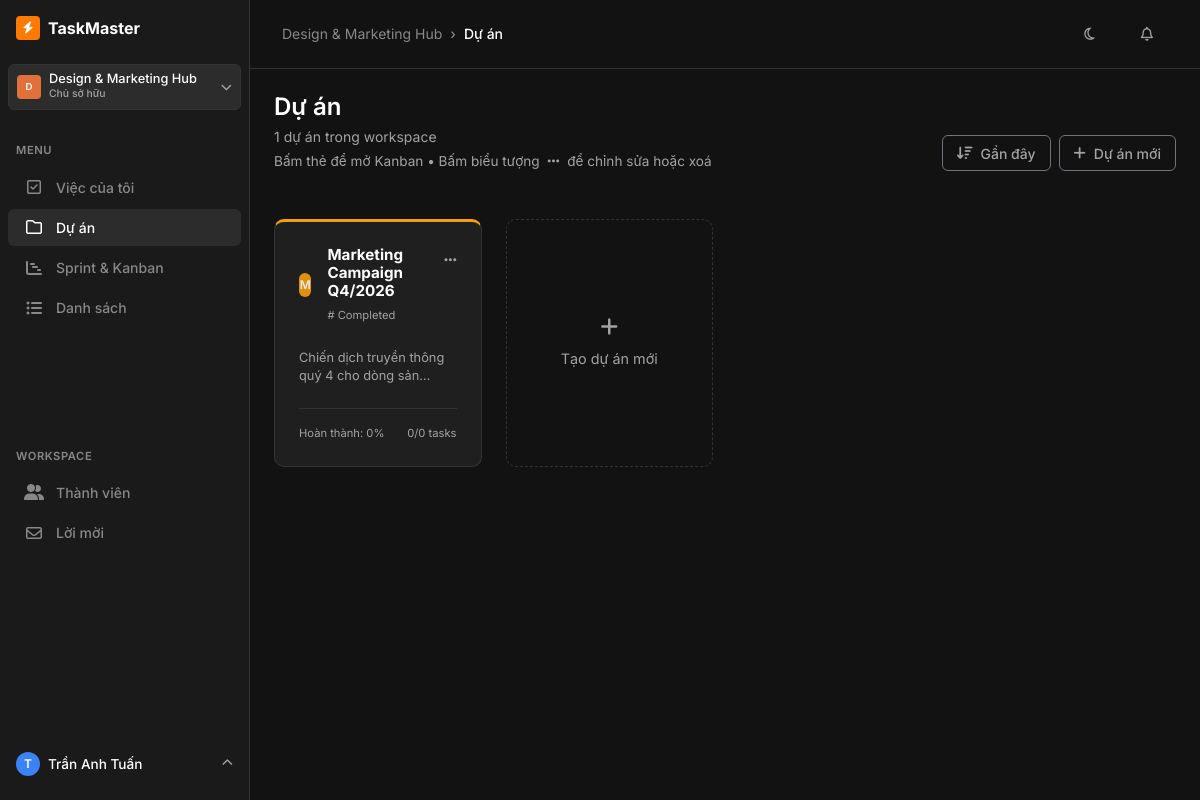
/projects (signed in), run on the app's committed database.
### tables this page shows
CREATE TABLE users (
    id           TEXT PRIMARY KEY,                    -- UUID v7
    username     TEXT UNIQUE NOT NULL,
    email        TEXT UNIQUE NOT NULL,
    password_hash TEXT NOT NULL,
    fullname     TEXT NOT NULL,
    avatar_url   TEXT,
    is_active    INTEGER NOT NULL DEFAULT 1,          -- 1=active, 0=disabled
    created_at   TEXT NOT NULL,                       -- ISO-8601 UTC
    updated_at   TEXT NOT NULL
);

CREATE TABLE projects (
    id              TEXT PRIMARY KEY,                 -- UUID v7
    workspace_id    TEXT NOT NULL REFERENCES workspaces(id) ON DELETE CASCADE,
    name            TEXT NOT NULL,
    description     TEXT,
    color           TEXT NOT NULL DEFAULT '#4f46e5', -- Hex color
    status          TEXT NOT NULL DEFAULT 'Active'
                        CHECK(status IN ('Active','Archived','Completed')),
    created_by      TEXT NOT NULL REFERENCES users(id),
    created_at      TEXT NOT NULL,
    updated_by      TEXT REFERENCES users(id),
    updated_at      TEXT NOT NULL
);

### app.py (the view)
@app.route('/projects')
@login_required
def projects():
    ws_id = session.get('workspace_id')
    conn = get_db_connection()
    projects_list = conn.execute('''
        SELECT p.*,
               u.fullname AS creator_name,
               COUNT(t.id) AS total_tasks,
               SUM(CASE WHEN t.status = 'Completed' THEN 1 ELSE 0 END) AS done_tasks,
               SUM(CASE WHEN t.status = 'In Progress' THEN 1 ELSE 0 END) AS in_progress_tasks,
               SUM(CASE WHEN t.status = 'To Do' THEN 1 ELSE 0 END) AS todo_tasks
        FROM projects p
        LEFT JOIN tasks t ON p.id = t.project_id
        LEFT JOIN users u ON p.created_by = u.id
        WHERE p.workspace_id = ?
        GROUP BY p.id
        ORDER BY p.created_at DESC
    ''', (ws_id,)).fetchall()
    conn.close()
    return render_template('projects.html', projects=projects_list)

### templates/projects.html (shortened to what this page needs)
{% extends 'base.html' %}
{% block breadcrumb_current %}Dự án{% endblock %}
{% block page_title %}Dự án{% endblock %}
{% block page_subtitle %}
    {{ projects|length }} dự án trong workspace <br>
    <span class="text-muted mt-1 d-inline-block" style="font-size: 0.85rem;">Bấm thẻ để mở Kanban • Bấm biểu tượng <i class="fa-solid fa-ellipsis mx-1"></i> để chỉnh sửa hoặc xoá</span>
{% endblock %}
{% block page_actions %}
<div class="d-flex gap-2">
    <button class="btn btn-outline-secondary btn-sm text-muted border-secondary d-flex align-items-center gap-2">
        <i class="fa-solid fa-arrow-down-wide-short"></i> Gần đây
    </button>
    <button type="button" class="btn btn-outline-secondary btn-sm text-muted border-secondary d-flex align-items-center gap-2" data-bs-toggle="modal" data-bs-target="#addProjectModal">
        <i class="fa-solid fa-plus"></i> Dự án mới
    </button>
</div>
{% endblock %}
{% block content %}
<div class="row g-4 mt-2">
    {% for p in projects %}
    {% set done = p['done_tasks'] or 0 %}
    {% set total = p['total_tasks'] or 0 %}
    {% set percent = (done / total * 100) | round | int if total > 0 else 0 %}
    <div class="col-md-6 col-lg-4 col-xl-3">
        <div class="card card-hover h-100 position-relative" style="border-top: 3px solid {{ p['color'] }}; min-height: 180px;" onclick="window.location.href='{{ url_for('kanban', project_id=p['id']) }}'">
            <div class="card-body d-flex flex-column p-4">
                <div class="d-flex justify-content-between align-items-start mb-3">
                    <div class="d-flex align-items-center gap-3">
                        <div class="avatar-square" style="background-color: {{ p['color'] }}; opacity: 0.9; border-radius: 6px;">
                            {{ p['name'][0] | upper }}
                        </div>
                        <div>
                            <h6 class="fw-bold mb-0 text-white" style="font-size: 0.95rem;">{{ p['name'] }}</h6>
                            <span class="text-muted" style="font-size: 0.7rem;"># {{ p['status'] }}</span>
                        </div>
                    </div>
                    <div class="dropdown" onclick="event.stopPropagation()">
                        <button class="btn btn-sm text-muted p-0 border-0" data-bs-toggle="dropdown" aria-expanded="false">
                            <i class="fa-solid fa-ellipsis"></i>
                        </button>
                    </div>
                </div>
                <div class="mb-auto mt-2">
                    <p class="text-muted mb-0" style="font-size: 0.8rem; line-height: 1.4; display: -webkit-box; -webkit-line-clamp: 2; -webkit-box-orient: vertical; overflow: hidden;">
                        {{ p['description'] or 'Chưa có mô tả' }}
                    </p>
                </div>
                <div class="border-top mt-4 pt-3" style="border-color: var(--border-color) !important;">
                    <div class="d-flex justify-content-between align-items-center">
                        <span class="text-muted" style="font-size: 0.7rem;">Hoàn thành: {{ percent }}%</span>
                        <span class="text-muted" style="font-size: 0.7rem;">{{ done }}/{{ total }} tasks</span>
                    </div>
                </div>
            </div>
        </div>
    </div>
    {% endfor %}
    <div class="col-md-6 col-lg-4 col-xl-3">
        <div class="card card-dashed h-100" style="min-height: 180px; cursor: pointer;" data-bs-toggle="modal" data-bs-target="#addProjectModal">
            <div class="card-body d-flex flex-column align-items-center justify-content-center p-4">
                <div class="mb-2 text-muted">
                    <i class="fa-solid fa-plus fs-5"></i>
                </div>
                <span class="text-muted" style="font-size: 0.9rem;">Tạo dự án mới</span>
            </div>
        </div>
    </div>
</div>
{% endblock %}

### templates/base.html (shortened to what this page needs)
<!DOCTYPE html>
<html lang="vi">
<head>
    <link href="https://cdn.jsdelivr.net/npm/bootstrap@5.3.2/dist/css/bootstrap.min.css" rel="stylesheet">
    <link href="https://cdnjs.cloudflare.com/ajax/libs/font-awesome/6.4.2/css/all.min.css" rel="stylesheet">
    <link href="{{ url_for('static', filename='css/style.css') }}" rel="stylesheet">
</head>
<body>
    <div class="d-flex">
        {% if session.get('user_id') %}
        <aside class="sidebar">
            <div class="sidebar-header">
                <a href="{{ url_for('dashboard') }}" class="d-flex align-items-center text-decoration-none">
                    <div class="avatar-square me-2" style="background-color: var(--primary);">
                        <i class="fa-solid fa-bolt"></i>
                    </div>
                    <div>
                        <span class="fw-bold text-white fs-6">TaskMaster</span>
                    </div>
                </a>
            </div>
            {% if active_workspace_name %}
            <div class="px-2 mb-3">
                <div class="dropdown">
                    <button class="btn btn-primary w-100 text-start d-flex justify-content-between align-items-center"
                            data-bs-toggle="dropdown" aria-expanded="false" style="padding: 0.5rem;">
                        <div class="d-flex align-items-center gap-2">
                            <div class="avatar-square" style="background-color: #E2703A; font-size: 0.6rem;">
                                {{ active_workspace_name[0] | upper }}
                            </div>
                            <div class="d-flex flex-column">
                                <span class="fw-medium text-white" style="font-size: 0.8rem; line-height: 1;">{{ active_workspace_name }}</span>
                                <span class="text-muted" style="font-size: 0.65rem;">Chủ sở hữu</span>
                            </div>
                        </div>
                        <i class="fa-solid fa-chevron-down text-muted" style="font-size: 0.7rem;"></i>
                    </button>
                </div>
            </div>
            {% endif %}
            <div class="nav-section-title">Menu</div>
            <ul class="nav flex-column mb-auto">
                <li class="nav-item">
                    <a href="{{ url_for('dashboard') }}" class="nav-link {% if request.endpoint == 'dashboard' %}active{% endif %}">
                        <i class="fa-regular fa-square-check"></i> Việc của tôi
                    </a>
                </li>
                <li>
                    <a href="{{ url_for('projects') }}" class="nav-link {% if request.endpoint == 'projects' %}active{% endif %}">
                        <i class="fa-regular fa-folder"></i> Dự án
                    </a>
                </li>
                <li>
                    <a href="{{ url_for('kanban') }}" class="nav-link {% if request.endpoint == 'kanban' %}active{% endif %}">
                        <i class="fa-solid fa-chart-gantt"></i> Sprint & Kanban
                    </a>
                </li>
                <li>
                    <a href="{{ url_for('tasks') }}" class="nav-link {% if request.endpoint in ['tasks', 'task_detail'] %}active{% endif %}">
                        <i class="fa-solid fa-list-ul"></i> Danh sách
                    </a>
                </li>
            </ul>
            <div class="nav-section-title mt-2">Workspace</div>
            <ul class="nav flex-column mb-auto">
                <li>
                    <a href="{{ url_for('members') }}" class="nav-link {% if request.endpoint == 'members' %}active{% endif %}">
                        <i class="fa-solid fa-user-group"></i> Thành viên
                    </a>
                </li>
                <li>
                    <a href="{{ url_for('invitations') }}" class="nav-link {% if request.endpoint == 'invitations' %}active{% endif %}">
                        <i class="fa-regular fa-envelope"></i> Lời mời
                    </a>
                </li>
            </ul>
            <div class="mt-auto px-2">
                <div class="dropdown">
                    <a href="#" class="d-flex align-items-center text-decoration-none p-2 rounded" data-bs-toggle="dropdown" style="transition: var(--transition-snappy);">
                        <div class="avatar-square me-2" style="background-color: var(--info); border-radius: 50%;">
                            {{ current_user[0] | upper if current_user else 'U' }}
                        </div>
                        <div class="d-flex flex-column">
                            <span class="fw-medium text-white" style="font-size: 0.85rem;">{{ current_user }}</span>
                        </div>
                        <i class="fa-solid fa-chevron-up text-muted ms-auto" style="font-size: 0.7rem;"></i>
                    </a>
                </div>
            </div>
        </aside>
        {% endif %}
        <div class="main-wrapper">
            {% if session.get('user_id') %}
            <header class="top-navbar d-flex justify-content-between align-items-center">
                <div class="d-flex align-items-center gap-2">
                    <nav aria-label="breadcrumb">
                        <ol class="breadcrumb">
                            <li class="breadcrumb-item"><a href="#">{{ active_workspace_name or 'Workspace' }}</a></li>
                            <li class="breadcrumb-item active" aria-current="page">{% block breadcrumb_current %}Tổng Quan{% endblock %}</li>
                        </ol>
                    </nav>
                </div>
                <div class="d-flex align-items-center gap-3">
                    <button class="btn btn-sm btn-link text-muted text-decoration-none"><i class="fa-regular fa-moon"></i></button>
                    <button class="btn btn-sm btn-link text-muted text-decoration-none"><i class="fa-regular fa-bell"></i></button>
                </div>
            </header>
            {% endif %}
            <div class="container-fluid p-4">
                <div class="toast-container position-fixed top-0 end-0 p-3 mt-5" style="z-index: 1055;">
                </div>
                <div class="mb-4 d-flex justify-content-between align-items-end">
                    <div>
                        <h4 class="mb-1">{% block page_title %}Tổng Quan{% endblock %}</h4>
                        <p class="text-muted small mb-0">{% block page_subtitle %}Quản lý công việc và tiến độ{% endblock %}</p>
                    </div>
                    <div>
                        {% block page_actions %}{% endblock %}
                    </div>
                </div>
                {% block content %}{% endblock %}
            </div>
        </div>
    </div>
</body>
</html>

### data on the page
users: fullname "Trần Anh Tuấn"
projects: name "M", name "Marketing Campaign Q4/2026", status "Completed", description "Chiến dịch truyền thông quý 4 cho dòng…", percent "0", done "0", total "0"

### other printed values
{{ active_workspace_name[0] | upper }} "D"
{{ active_workspace_name }} "Design & Marketing Hub"
{{ current_user[0] | upper if current_user else 'U' }} "T"
{{ active_workspace_name or 'Workspace' }} "Design & Marketing Hub"
{{ projects|length }} "1"
